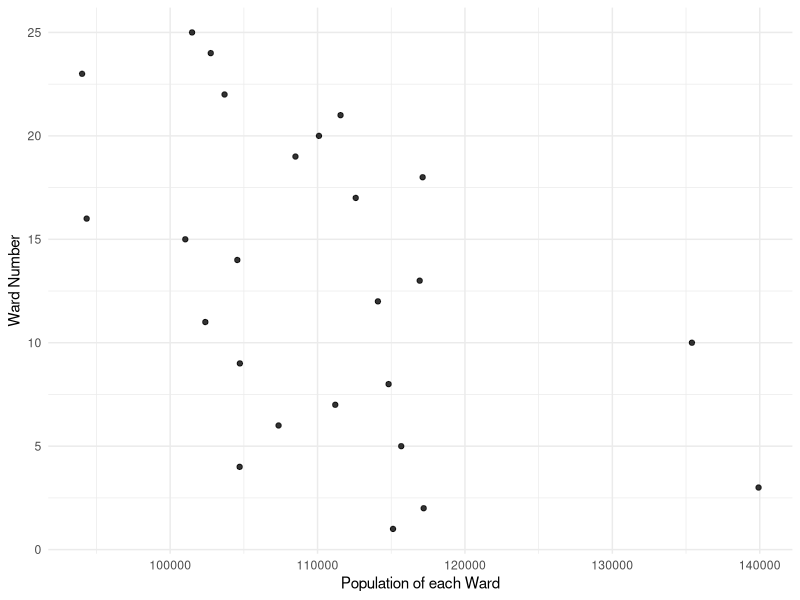
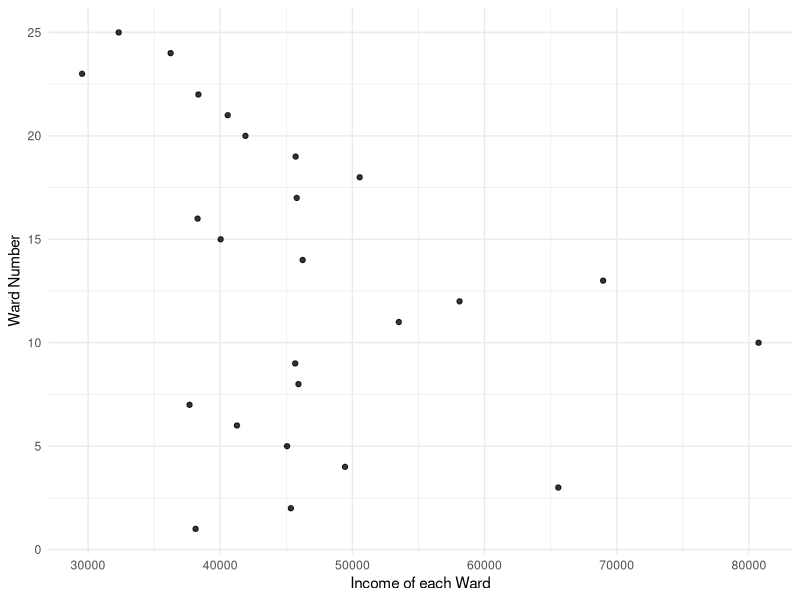

Generate these figures, in order, with R:
## ---- chunk 1
#| include: false
#| warning: false
#| message: false
#| echo: false

#### Workspace set-up ####
library(tidyverse)
library(lubridate)
library(knitr)
library(palmerpenguins)
library(dplyr)
library(here)

#### Read in the data ####
cleaned_wifi_data <-
  read_csv(
    file = here("outputs/data/cleaned_wifi_data.csv"),
    show_col_types = FALSE
  )
#### Read in the data ####
cleaned_ward_data <-
  read_csv(
    file = here("outputs/data/cleaned_ward_data.csv"),
    show_col_types = FALSE
  )
## ---- chunk 2
#| label: tbl-wifi
#| tbl-cap: Sample of cleaned Free Public WiFi data
#| echo: false

cleaned_wifi_data %>%
  head(8) %>%
  kable(
    col.names = c("Building type", "Ward", "Ward Number"),
    digits = 1
  )

## ---- chunk 3
#| label: tbl-ward
#| tbl-cap: Sample of cleaned Ward of Toronto data
#| echo: false

cleaned_ward_data %>%
  head(8) %>%
  kable(
    col.names = c("Population", "Income", "Ward Number"),
    digits = 1
  )

## ---- chunk 4
#| label: fig-1
#| fig-cap: Relationship between Population of each Ward and Amount of Free Public WiFi Location
#| echo: false
#| warning: false
#| message: false

analysis_data_1 <- read_csv(here::here("outputs/data/cleaned_ward_data.csv"))

analysis_data_1 |> 
  ggplot(aes(x = Population, y = WardNumber)) +
  geom_point(alpha = 0.8) +
  theme_minimal() +
  labs(x = "Population of each Ward",
       y = "Ward Number")

## ---- chunk 5
#| label: fig-2
#| fig-cap: Relationship between Income of each Ward and Amount of Free Public WiFi Location
#| echo: false
#| warning: false
#| message: false


analysis_data_1 <- read_csv(here::here("outputs/data/cleaned_ward_data.csv"))

analysis_data_1 |> 
  ggplot(aes(x = Income, y = WardNumber)) +
  geom_point(alpha = 0.8) +
  theme_minimal() +
  labs(x = "Income of each Ward",
       y = "Ward Number")

